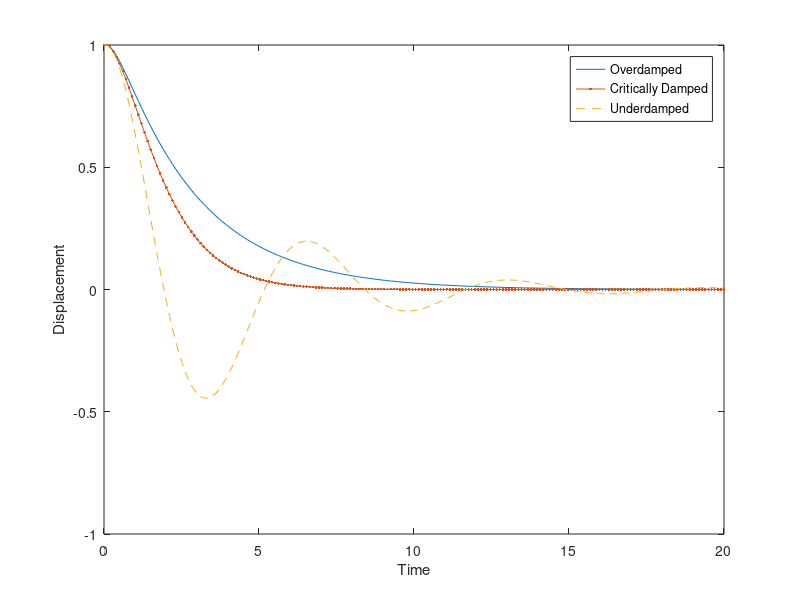

Write MATLAB code to recreate this figure.
%Classical Mass-Spring System 
%
clear; close all; clc
N = 200;
x = linspace(0,20,N);
dx = x(2)-x(1);

m=1;c=3;k=1;D=0;

i = 1; y(i) = 1;
i = 2; y(i) = 0+y(i-1);

for i = 2:N-1
    y(i+1) = (D+m*2*y(i)/dx^2-m*y(i-1)/dx^2 ...
               +c*y(i-1)/(2*dx)-k*y(i))/(m/dx^2+c/(2*dx));
end
plot(x,y,'-'), hold on,

m=1;c=2;k=1;D=0;

i = 1; y(i) = 1;
i = 2; y(i) = 0+y(i-1);

for i = 2:N-1
    y(i+1) = (D+m*2*y(i)/dx^2-m*y(i-1)/dx^2 ...
               +c*y(i-1)/(2*dx)-k*y(i))/(m/dx^2+c/(2*dx));
end
plot(x,y,'.-'), hold on,

m=1;c=1/2;k=1;D=0;

i = 1; y(i) = 1;
i = 2; y(i) = 0+y(i-1);

for i = 2:N-1
    y(i+1) = (D+m*2*y(i)/dx^2-m*y(i-1)/dx^2 ...
               +c*y(i-1)/(2*dx)-k*y(i))/(m/dx^2+c/(2*dx));
end
plot(x,y,'--'), hold on,
legend('Overdamped','Critically Damped','Underdamped')
xlabel('Time'),ylabel('Displacement')
